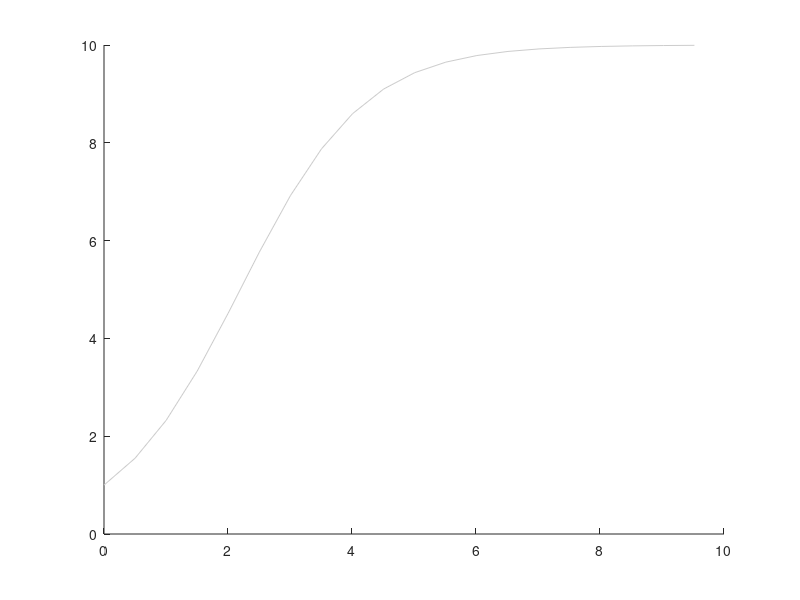

Source code (MATLAB): (Note: this script raises an error after producing the figure.)
clf;
hold on;

%Time boundaries
t0 =0;dt = 10.^-0.3;t_end = 10.^1;
T = t0:dt:t_end;
iter_to_plot = round(t_end/dt);

%Analytical solution and its plot
p = @(t) 10 ./ (1+9*exp(-t));
plot(T(1:iter_to_plot), p(T(1:iter_to_plot)), 'Color', [0.8 0.8 0.8]);

%Given population ODE and initial condition
dpdt = @(p) (1 - p/10)*p;
p0 = 1;

%Execution of numerical methods
eu = w01_euler( dpdt, p0, t0, dt, t_end );
hu = w01_heun( dpdt, p0, t0, dt, t_end );

%Plots of numerical methods
plot(T(1:iter_to_plot), eu(1:iter_to_plot), 'Color', [1 0 0]);
plot(T(1:iter_to_plot), eu(1:iter_to_plot), 'Color', [0 1 0]);
hold off;